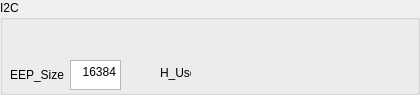
  <widget class="QGroupBox" name="groupBox_2">
   <property name="geometry">
    <rect>
     <x>10</x>
     <y>230</y>
     <width>420</width>
     <height>95</height>
    </rect>
   </property>
   <property name="title">
    <string>I2C</string>
   </property>
   <widget class="QLabel" name="label_9">
    <property name="geometry">
     <rect>
      <x>10</x>
      <y>65</y>
      <width>71</width>
      <height>20</height>
     </rect>
    </property>
    <property name="text">
     <string>EEP_Size</string>
    </property>
   </widget>
   <widget class="QTextEdit" name="eep_size">
    <property name="geometry">
     <rect>
      <x>70</x>
      <y>60</y>
      <width>51</width>
      <height>30</height>
     </rect>
    </property>
    <property name="html">
     <string>&lt;!DOCTYPE HTML PUBLIC &quot;-//W3C//DTD HTML 4.0//EN&quot; &quot;http://www.w3.org/TR/REC-html40/strict.dtd&quot;&gt;
&lt;html&gt;&lt;head&gt;&lt;meta name=&quot;qrichtext&quot; content=&quot;1&quot; /&gt;&lt;style type=&quot;text/css&quot;&gt;
p, li { white-space: pre-wrap; }
&lt;/style&gt;&lt;/head&gt;&lt;body style=&quot; font-family:'SimSun'; font-size:9pt; font-weight:400; font-style:normal;&quot;&gt;
&lt;p align=&quot;right&quot; style=&quot; margin-top:0px; margin-bottom:0px; margin-left:0px; margin-right:0px; -qt-block-indent:0; text-indent:0px;&quot;&gt;16384&lt;/p&gt;&lt;/body&gt;&lt;/html&gt;</string>
    </property>
   </widget>
   <widget class="QLabel" name="label_11">
    <property name="geometry">
     <rect>
      <x>160</x>
      <y>65</y>
      <width>31</width>
      <height>16</height>
     </rect>
    </property>
    <property name="text">
     <string>H_Use</string>
    </property>
   </widget>
  </widget>
